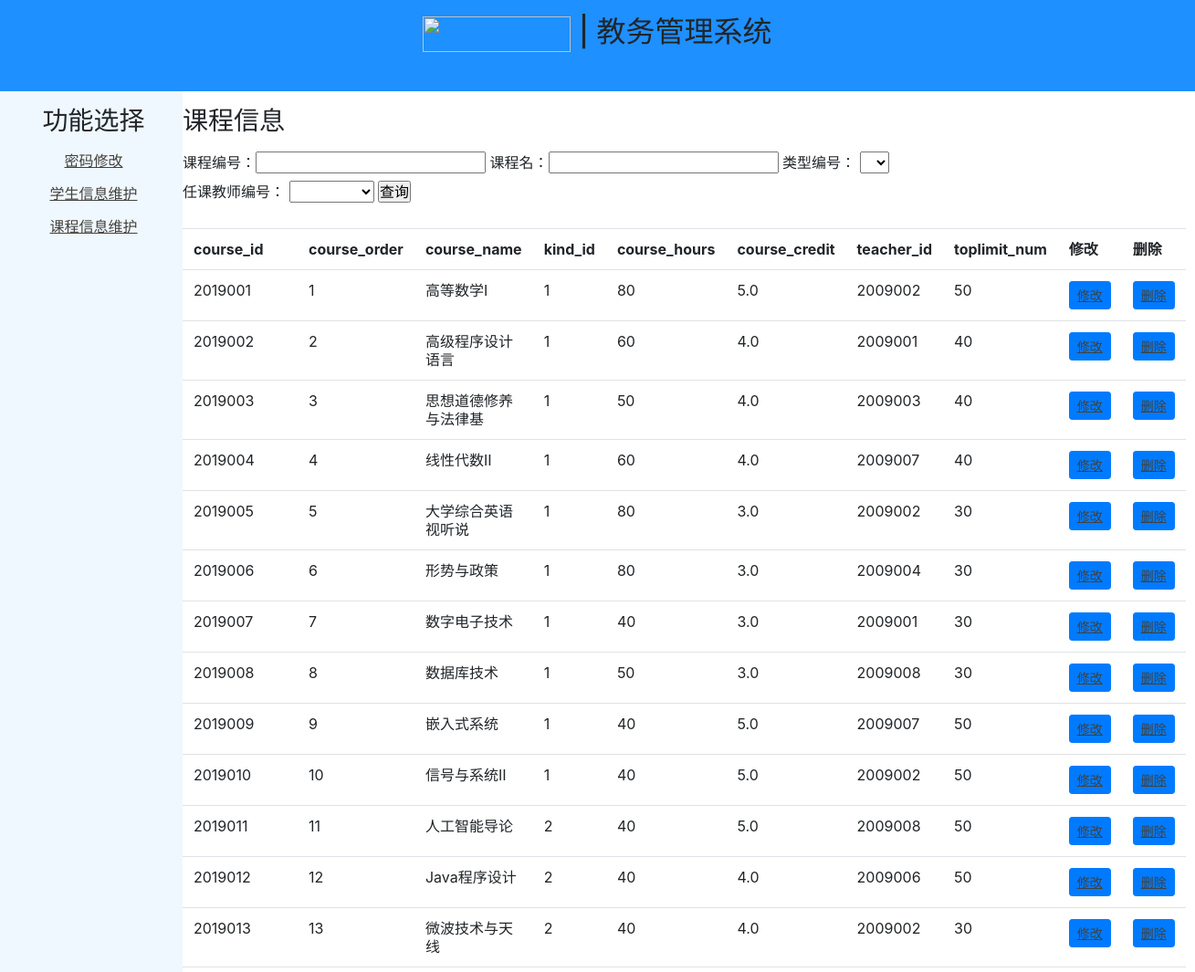
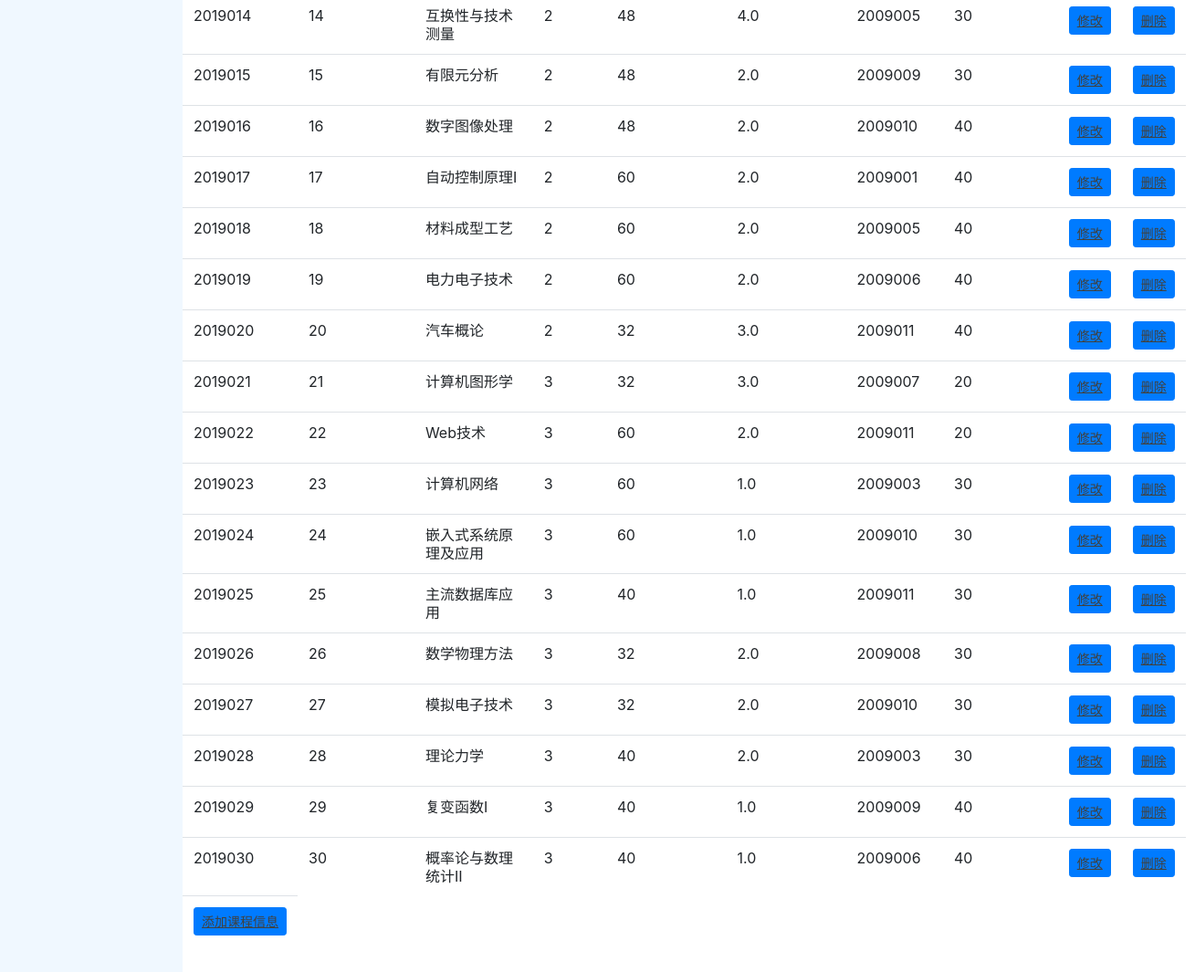
The page /mama (signed in) on the database its author committed (2 pictures, top to bottom).
### tables this page shows
CREATE TABLE course_Info(
	course_id int primary key,
	course_order int not null,
	course_name char(50) not null,
	kind_id int not null,
	course_hours int not null,
	course_credit float not null,
	teacher_id int not null,
	toplimit_num int not null,
	foreign key(kind_id) references course_kind(kind_id),
	foreign key(teacher_id) references teacher_Info(teacher_id)
	);

### admin.py (the view)
@app.route('/mama',methods=['GET'])
def index1():   #课程信息维护
    if not CheckLogin():
        return redirect(url_for('login'))
    dataid, _ = GetSql2("select distinct kind_id ,kind_id as col2  from course_Info ")
    datada, _ = GetSql2("select distinct teacher_id ,teacher_id as col2  from course_Info ")
    strWhere = []
    if "cname" in request.args:
        name = request.args["cname"]
        if name != "":
            strWhere.append("course_name like '%%%s%%'" % name)
    if "cid" in request.args:
        id = request.args["cid"]
        if id != "":
            strWhere.append("course_id = '%s'" % id)
    if "kind_id" in request.args:
        ida = request.args["kind_id"]
        if ida != "":
            strWhere.append("kind_id = '%s'" % ida)
    if "teacher_id" in request.args:
        idc = request.args["teacher_id"]
        if idc != "":
            strWhere.append("teacher_id = '%s'" % idc)
    tablename = "course_Info"
    sql = "SELECT * FROM course_Info "
    if len(strWhere) > 0:
        sql = sql + " where " + " and ".join(strWhere)
        print(sql)
    result, fields = GetSql2(sql)
    return render_template('show-t.html', datas=result, fields=fields,dataid=dataid,datada=datada)

### admin.py (called while the page is built)
def CheckLogin():
    if 'admin_name' not in session:
        return False
    else:
        return True

### dbSqlite3.py (called while the page is built)
def OpenDb():
    database = "./db/Edu_system.db"
    conn = sqlite3.connect(database)
    return conn

def GetSql(conn, sql):
    cur = conn.cursor()
    cur.execute(sql)
    fields=[]
    for field in cur.description:
        fields.append(field[0])
    result = cur.fetchall()
    cur.close()
    return result,fields

def CloseDb(conn):
    conn.close()

def GetSql2(sql):
    conn = OpenDb()
    result,fields = GetSql(conn, sql)
    CloseDb(conn)
    return result,fields

### templates/show-t.html (shortened to what this page needs)
<!DOCTYPE html>
<html lang="en">
<head>
    <link href="{{ url_for('static',filename='css/show.css') }}" rel="stylesheet"/>
    <link href="https://cdn.staticfile.org/twitter-bootstrap/4.1.0/css/bootstrap.min.css" rel="stylesheet"/>
</head>
<body>
<div id="container">
    <div id="header" align="center">
         <p><h2><img width="162px" height="38.5px" src="static/picture/logo.png" alt=""><span> | 教务管理系统</span></h2></p>
    </div>
    <div id="sidebar1" align="center">
        <p align="center">
            <h3>功能选择</h3><p><p>
            <a href="/per">密码修改</a><p>
            <a href="/">学生信息维护</a><p>
            <a href="/mama">课程信息维护</a>
    </div>
    <div id="content" class="content"><p>
	<h3>课程信息</h3><p>
        <form>
            课程编号：<input type="text" name="cid">
            课程名：<input type="text" name="cname">
            <label>类型编号：
            <select name="kind_id">
                <option value="" ></option>
                    {% for pro in dataid%}
                    <option value='{{pro[0]}}'>{{pro[0]}}</option>
                    {% endfor %}
            </select>
            </label>
            <label>任课教师编号：
                <select name="teacher_id">
                    <option value="" ></option>
                    {% for pro in datada -%}
                    <option value='{{pro[0]}}'>{{pro[0]}}</option>
                    {% endfor %}
                </select>
            </label>
            <input type="submit" value="查询">
        </form>
        <br>
        <table class="table table-hover">
            <tr>
                {% for a in fields %}
                <th>{{a}}</th>
                {% endfor %}
                <th>修改</th>
                <th>删除</th>
            </tr>
            {%for item in datas%}
            <tr>
                {%for a in item%}
                <td>{{a}}</td>
                {% endfor %}
                <td><a class="btn btn-primary btn-sm" href="update-t?id={{item[0]}}">修改</a></td>
                <td><a class="btn btn-primary btn-sm" href="del-t/{{item[0]}}">删除</a></td>
            </tr>
            {% endfor %}
            <tr>
                 <td><a class="btn btn-primary btn-sm" href="/add-t">添加课程信息</a></td>
            </tr>
        </table>
    </div>
</div>
</body>
</html>

### static/css/show.css (style rules this page uses)
* { margin: 0; padding: 0; }
a:link { color: #42413C; text-decoration: underline; }
#container { margin: 0px auto; width: 100%; background-color: #FFF; position: relative; }
#header { background-color:#1E90FF; float: left; height: 100px; width:100%; }
#sidebar1,#content { padding-bottom:9999px; margin-bottom:-9995px; }
#sidebar1 { width:200px; float:left; background-color:#F0F8FF; line-height:20px; padding-left:5px; }
#content { width:800px; float:left; line-height:20px; }

### rows shown on the page
course_Info: course_id "2019001", item "1" "1" "80" "50", course_name "高等数学Ⅰ", course_credit "5.0", teacher "2009002"
course_Info: course_id "2019002", item "2" "1" "60" "40", course_name "高级程序设计语言", course_credit "4.0", teacher "2009001"
course_Info: course_id "2019003", item "3" "1" "50" "40", course_name "思想道德修养与法律基", course_credit "4.0", teacher "2009003"
course_Info: course_id "2019004", item "4" "1" "60" "40", course_name "线性代数Ⅱ", course_credit "4.0", teacher "2009007"
course_Info: course_id "2019005", item "5" "1" "80" "30", course_name "大学综合英语视听说", course_credit "3.0", teacher "2009002"
course_Info: course_id "2019006", item "6" "1" "80" "30", course_name "形势与政策", course_credit "3.0", teacher "2009004"
course_Info: course_id "2019007", item "7" "1" "40" "30", course_name "数字电子技术", course_credit "3.0", teacher "2009001"
course_Info: course_id "2019008", item "8" "1" "50" "30", course_name "数据库技术", course_credit "3.0", teacher "2009008"
course_Info: course_id "2019009", item "9" "1" "40" "50", course_name "嵌入式系统", course_credit "5.0", teacher "2009007"
course_Info: course_id "2019010", item "10" "1" "40" "50", course_name "信号与系统Ⅱ", course_credit "5.0", teacher "2009002"
course_Info: course_id "2019011", item "11" "2" "40" "50", course_name "人工智能导论", course_credit "5.0", teacher "2009008"
course_Info: course_id "2019012", item "12" "2" "40" "50", course_name "Java程序设计", course_credit "4.0", teacher "2009006"
course_Info: course_id "2019013", item "13" "2" "40" "30", course_name "微波技术与天线", course_credit "4.0", teacher "2009002"
course_Info: course_id "2019014", item "14" "2" "48" "30", course_name "互换性与技术测量", course_credit "4.0", teacher "2009005"
course_Info: course_id "2019015", item "15" "2" "48" "30", course_name "有限元分析", course_credit "2.0", teacher "2009009"
course_Info: course_id "2019016", item "16" "2" "48" "40", course_name "数字图像处理", course_credit "2.0", teacher "2009010"
course_Info: course_id "2019017", item "17" "2" "60" "40", course_name "自动控制原理Ⅰ", course_credit "2.0", teacher "2009001"
course_Info: course_id "2019018", item "18" "2" "60" "40", course_name "材料成型工艺", course_credit "2.0", teacher "2009005"
course_Info: course_id "2019019", item "19" "2" "60" "40", course_name "电力电子技术", course_credit "2.0", teacher "2009006"
course_Info: course_id "2019020", item "20" "2" "32" "40", course_name "汽车概论", course_credit "3.0", teacher "2009011"
course_Info: course_id "2019021", item "21" "3" "32" "20", course_name "计算机图形学", course_credit "3.0", teacher "2009007"
course_Info: course_id "2019022", item "22" "3" "60" "20", course_name "Web技术", course_credit "2.0", teacher "2009011"
course_Info: course_id "2019023", item "23" "3" "60" "30", course_name "计算机网络", course_credit "1.0", teacher "2009003"
course_Info: course_id "2019024", item "24" "3" "60" "30", course_name "嵌入式系统原理及应用", course_credit "1.0", teacher "2009010"
course_Info: course_id "2019025", item "25" "3" "40" "30", course_name "主流数据库应用", course_credit "1.0", teacher "2009011"
course_Info: course_id "2019026", item "26" "3" "32" "30", course_name "数学物理方法", course_credit "2.0", teacher "2009008"
course_Info: course_id "2019027", item "27" "3" "32" "30", course_name "模拟电子技术", course_credit "2.0", teacher "2009010"
course_Info: course_id "2019028", item "28" "3" "40" "30", course_name "理论力学", course_credit "2.0", teacher "2009003"
course_Info: course_id "2019029", item "29" "3" "40" "40", course_name "复变函数Ⅰ", course_credit "1.0", teacher "2009009"
course_Info: course_id "2019030", item "30" "3" "40" "40", course_name "概率论与数理统计Ⅱ", course_credit "1.0", teacher "2009006"

### other values the page prints
{{ a }} "course_id" "course_order" "course_name" "kind_id" "course_hours" "course_credit" "teacher_id" "toplimit_num"
